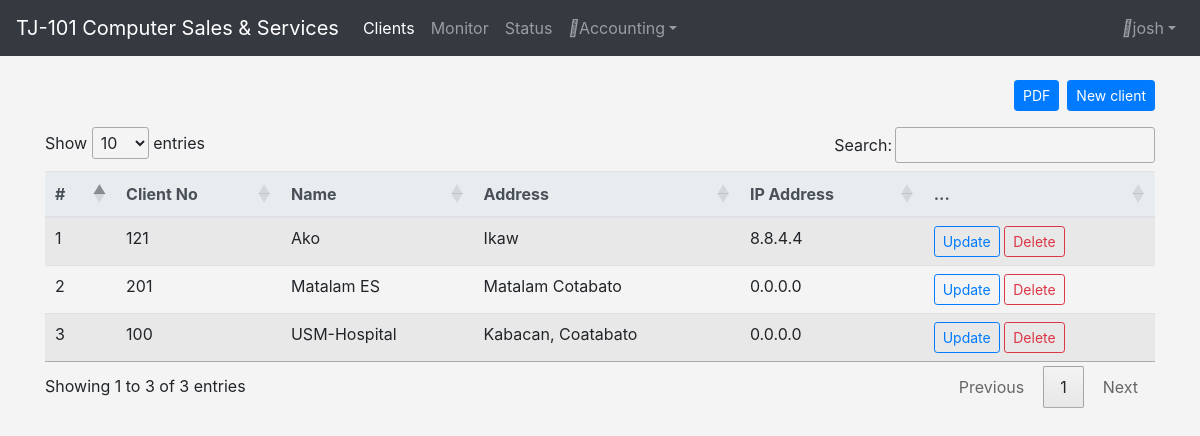
The app's page / (signed in) with its own data.
### client/models.py (models this page shows, shortened)
class Client(models.Model):
    client_no       = models.CharField(max_length=50)
    client_name     = models.CharField(max_length=150)
    client_address  = models.CharField(max_length=200)
    client_email    = models.CharField(max_length=100)
    client_registered = models.DateField(auto_now_add=False)
    client_active   = models.BooleanField(default=False)
    client_ip       = models.CharField(default="", max_length=20)
    client_contact  = models.CharField(default="", max_length=50)
    client_contact_person = models.CharField(default="", max_length=100)
    class Meta:
        indexes = [models.Index(fields=['client_name', 'client_no'])]
        ordering = ('client_name', 'client_no')
        verbose_name = 'client'
        verbose_name_plural = 'clients'
    def __str__(self):
        return  self.client_name

### client/views.py (the view)
# urls.py: path('',  views.list_client, name='clients'),
def list_client(request):
    clients = Client.objects.all()
    return render(request, 'clients/clients.html', {'clients': clients})

### templates/clients/clients.html (shortened to what this page needs)
{% extends 'base/base.html' %}
{% block content %}
    {% if user.is_authenticated  %}
        {% include 'base/navbar.html' %}
        <br>
        <div class="container">
            <div class="row mb-2">
                <div class="col col-12 float-right">
                    <button type="button" class="btn btn-primary btn-sm js-create-client mb-2 float-right" data-url="{% url 'client:create_client' %}">
                        New client
                    </button>
                    <button type="button" class="btn btn-primary btn-sm js-pdf-client mx-2 float-right" onclick="window.open('/clients/report/')">
                        PDF
                    </button>
                </div>
            </div>
            <div class="table-responsive">
                <table class="table table-hover table-sm table-striped" id="clientList">
                    <thead class="thead-light">
                        <tr>
                            <th>#</th>
                            <th>Client No</th>
                            <th>Name</th>
                            <th>Address</th>
                            <th>IP Address</th>
                            <th>...</th>
                        </tr>
                    </thead>
                    <tbody>
                        {% include 'includes/partial_client_list.html' %}
                    </tbody>
                </table>
            </div>
        </div>
    {% endif %}
{% endblock content %}

### templates/base/navbar-user.html (shortened to what this page needs)
<ul class="navbar-nav ml-auto ml-md-0">
    <li class="nav-item dropdown">
        <a class="nav-link dropdown-toggle" id="userDropdown" href="#" role="button" data-toggle="dropdown" aria-haspopup="true" aria-expanded="false"><i class="fas fa-user fa-fw"></i>{{user.username}}</a>
    </li>
  </ul>

### templates/includes/partial_client_list.html (shortened to what this page needs)
{% for client in clients %}
    <tr>
        <td>{{forloop.counter}}</td>
        <td>{{client.client_no}}</td>
        <td>{{client}}</td>
        <td>{{client.client_address}}</td>
        <td>{{client.client_ip}}</td>
        <td>
            <button class="btn btn-outline-primary btn-sm js-update-client" data-url="{% url 'client:edit_client' client.pk %}">
                Update
            </button>
            <button type="button"
                class="btn btn-outline-danger btn-sm js-delete-client"
                data-url="{% url 'client:delete_client' client.pk %}">
                 Delete
            </button>
        </td>
    </tr>
{% empty %}
    <tr>
        <td colspan="7" class="text-center bg-warning">No Client</td>
    </tr>
{% endfor %}

### static/css/style.css (style rules this page uses)
body { background-color: #f4f4f4; }

### records on screen
Client: client_no "121", client_name "Ako", client_address "Ikaw", client_ip "8.8.4.4"
Client: client_no "201", client_name "Matalam ES", client_address "Matalam Cotabato", client_ip "0.0.0.0"
Client: client_no "100", client_name "USM-Hospital", client_address "Kabacan, Coatabato", client_ip "0.0.0.0"

### other values on screen
{{ user.username }} "josh"
